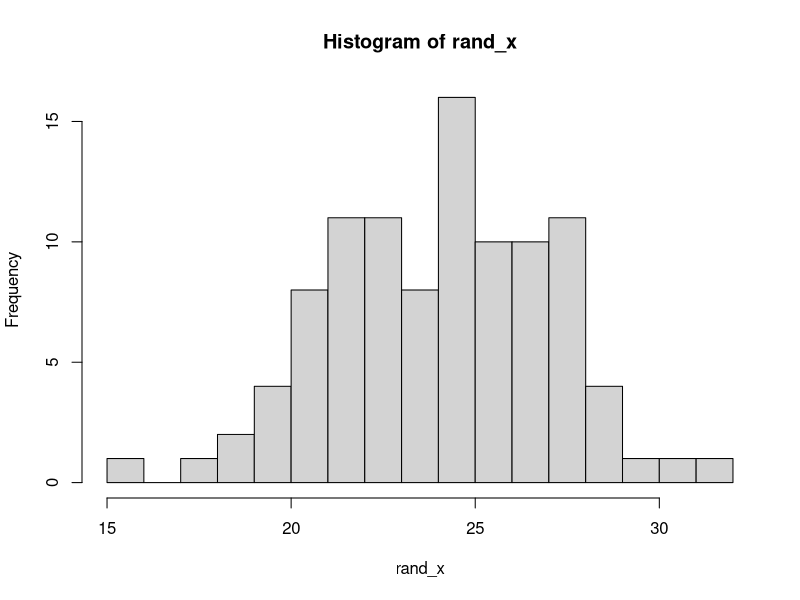

The R source for this figure: (Note: this script raises an error after producing the figure.)
## PlotRandom.R
##
## Purpose:
##    A function that will generate a random sample
##     of Normal values, plot a histogram with an 
##     overlaid mean on the plot.
##
## Inputs:
##     numpts = the number of points to generate
##     mu = the theoretical mean of the Normal distribution
##     sigma = the standard deviation of the Normal distribution
##     numbins = the number of bins for the histogram
##     meanColor = the color for the overlaid mean
##     seed = a random number generator seed, to ensure
##            reproducibility
## Outputs: A list with the following elements
##     Random_values = a vector with the generated random 
##                     values
##     Mean_x = the sample mean of Random_values
##     SD_x = the sample standard deviation of Random_values

plotRandomNormals <- function(numpts = 100, mu = 24, sigma = 3, 
                              numbins = 15, meanColor = "red", seed = 123456) {
  set.seed(seed)
  rand_x <- rnorm(numpts, mean = mu, sd = sigma)
  mean_x <- mean(rand_x)
  hist(rand_x, breaks = numbins)
  abline(v = mean, cols = meanColor)
  list(Random_values = rand_x,
       Mean_x = mean_x,
       SD_x = sd(rand_x))
}
plotRandomNormals()

  